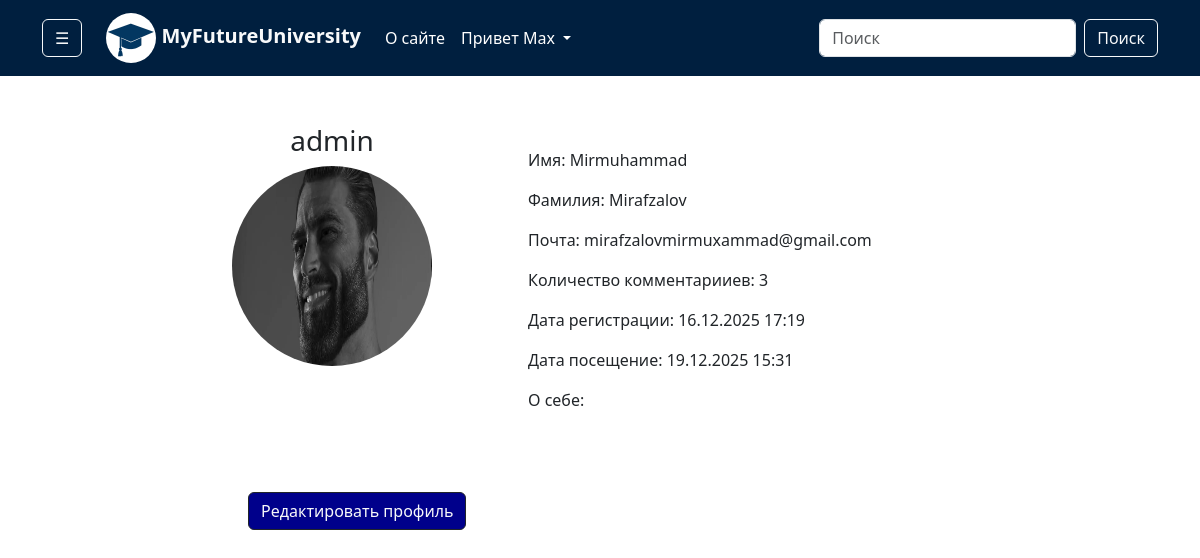
The page /profile/1/ (signed in) on the database its author committed.
### MyFutureUni/models.py (models this page shows, shortened)
class ProfileUser(models.Model):
    user = models.OneToOneField(User, on_delete=models.CASCADE, verbose_name='Пользователь')
    photo = models.ImageField(upload_to='profile/', verbose_name='Фото профиля', null=True, blank=True)
    is_online = models.BooleanField(default=False, verbose_name='Статус профиля')
    about = models.CharField(max_length=250, verbose_name='О себе', null=True, blank=True)
    def get_photo(self):
        if self.photo:
            return self.photo.url
        else:
            return 'https://i.pinimg.com/originals/69/1b/66/691b66ef334e2c8a96ec9a76cd4589b1.jpg'
    def count_comment(self):
        if self.user.comment_set.all():
            return self.user.comment_set.all().count()
        else:
            return 0
    class Meta:
        verbose_name = 'Профиль'
        verbose_name_plural = 'Профили'

class Comment(models.Model):
    text = models.CharField(max_length=300, verbose_name='Текст комментария')
    university = models.ForeignKey(University, on_delete=models.CASCADE, verbose_name='Университет')
    author = models.ForeignKey(User, on_delete=models.CASCADE, verbose_name='Автор')
    created_at = models.DateTimeField(auto_now_add=True, verbose_name='Дата добавления')
    updated_at = models.DateTimeField(auto_now=True, verbose_name='Дата изменение')
    class Meta:
        verbose_name = 'Комментарий'
        verbose_name_plural = 'Комментарии'

### MyFutureUni/views.py (the view)
# urls.py: path('profile/<int:pk>/', profile_user, name='profile'),
def profile_user(request, pk):
    if request.user.is_authenticated:
        try:
            profile = ProfileUser.objects.get(user=pk)
            context = {
                'title': f'Профиль {profile.user.username}',
                'profile': profile,
                'account_form': EditAccountForm(instance=request.user),
                'profile_form': EditProfileUserForm(instance=request.user.profileuser)
            }
            return render(request, 'MyFutureUni/profile.html', context)
        except:
            return redirect('main')
    else:
        return redirect('login')

### MyFutureUni/forms.py
class EditAccountForm(forms.ModelForm):
    first_name = forms.CharField(label='Ваше имя', widget=forms.TextInput(attrs={
        'class': 'form-control'
    }))
    last_name = forms.CharField(label='Ваша фамилия', widget=forms.TextInput(attrs={
        'class': 'form-control'
    }))
    email = forms.EmailField(label='Ваша почта', widget=forms.EmailInput(attrs={
        'class': 'form-control'
    }))
    username = UsernameField(label='Придумайте логин', widget=forms.TextInput(attrs={
        'class': 'form-control'
    }))
    old_password = forms.CharField(required=False, label='Текущий пароль', widget=forms.PasswordInput(attrs={
        'class': 'form-control'
    }))
    new_password = forms.CharField(required=False, min_length=8, label='Новый пароль', widget=forms.PasswordInput(attrs={
        'class': 'form-control'
    }))
    new_password2 = forms.CharField(required=False, min_length=8, label='Подтвердить пароль', widget=forms.PasswordInput(attrs={
        'class': 'form-control'
    }))
    class Meta:
        model = User
        fields = ('first_name', 'last_name', 'email', 'username',
                  'old_password', 'new_password', 'new_password2')

class EditProfileUserForm(forms.ModelForm):
    about = forms.CharField(label='О себе', required=False, max_length=300, widget=forms.Textarea(attrs={
        'class': 'form-control'
    }))
    photo = forms.ImageField(label='Фото', required=False, widget=forms.FileInput(attrs={
        'class': 'form-control'
    }))
    class Meta:
        model = ProfileUser
        fields = ('photo', 'about')

### MyFutureUni/templatetags/university_tags.py (called while the page is built)
@register.simple_tag()
def get_categories():
    categories = CategoryUni.objects.all()
    return categories

@register.simple_tag()
def get_faculties():
    faculties = Faculty.objects.all()
    return faculties

### MyFutureUni/templates/MyFutureUni/profile.html (shortened to what this page needs)
{% extends 'base.html' %}
{% block main %}
<div class="d-flex justify-content-center col-12 py-5 px-5">
    <div class="col-8">
        <div class="d-flex profile_info text-dark">
            <div class="profile_photo text-center">
                <h3>{{ profile.user.username }}</h3>
                <img src="{{ profile.get_photo }}" alt="" height="200" width="200" class="rounded-circle">
            </div>
            <div class="text-dark mx-5 px-5 profile_detail">
                <div class="info d-flex flex-column mt-4">
                    <p>Имя: {{ profile.user.first_name }}</p>
                    <p>Фамилия: {{ profile.user.last_name }}</p>
                    <p>Почта: {{ profile.user.email }}</p>
                    <p>Количество комментарииев: {{ profile.count_comment }}</p>
                    <p>Дата регистрации: {{ profile.user.date_joined|date:"d.m.Y H:i" }}</p>
                    <p>Дата посещение: {{ profile.user.last_login|date:"d.m.Y H:i" }}</p>
                    <p>О себе: {% if profile.about %} {{ profile.about }} {% endif %}</p>
                </div>
            </div>
        </div>
        <div class="change_profile my-5 p-3">
            <p>
                <button class="btn btn__des border-dark text-light" style="background-color: darkblue;" type="button" data-bs-toggle="collapse"
                        data-bs-target="#collapseExample" aria-expanded="false" aria-controls="collapseExample">
                    Редактировать профиль
                </button>
            </p>
        </div>
    </div>
</div>
{% endblock main %}

### base_templates/base.html (shortened to what this page needs)
{% load static %}
<!doctype html>
<html lang="en">
<head>
    <link href="https://cdn.jsdelivr.net/npm/bootstrap@5.3.3/dist/css/bootstrap.min.css" rel="stylesheet"
>
    <link rel="stylesheet" href="https://cdn.jsdelivr.net/npm/bootstrap-icons@1.11.1/font/bootstrap-icons.css">
        <link rel="stylesheet" href="{% static 'css/style.css' %}">
</head>
<body>
<nav class="navbar navbar-expand-lg navbar-dark">
    <div class="container">
        <button class="btn btn-outline-light me-4"
                type="button"
                data-bs-toggle="offcanvas"
                data-bs-target="#offcanvasWithBothOptions"
                aria-controls="offcanvasWithBothOptions">
            ☰
        </button>
        <a class="navbar-brand fw-bold text-light" href="{% url 'main' %}">
            <img src="{% static 'images/logo.webp' %}" alt="" width="50" height="50" class="rounded-circle"> MyFutureUniversity</a>
        <div class="collapse navbar-collapse" id="navbarSupportedContent">
            <ul class="navbar-nav me-auto mb-2 mb-lg-0">
                <li class="nav-item">
                    <a class="nav-link active" aria-current="page" href="{% url 'about' %}">О сайте</a>
                </li>
                {% if request.user.is_authenticated %}
                <li class="nav-item dropdown">
                    <a class="nav-link dropdown-toggle active" href="#" role="button" data-bs-toggle="dropdown"
                       aria-expanded="false">
                        Привет {{ request.user.username }}
                    </a>
                </li>
                {% else %}
                <li class="nav-item">
                    <a class="nav-link active" href="{% url 'login' %}">Вход/Регистрация</a>
                </li>
                {% endif %}
            </ul>
            <form class="d-flex" role="search" method="get" action="{% url 'search' %}">
                <input name="q" class="form-control me-2" type="search" placeholder="Поиск" aria-label="Поиск">
                <button class="btn btn-outline-light" type="submit">Поиск</button>
            </form>
        </div>
    </div>
</nav>
{% load university_tags %}
            {% get_categories as categories %}
<main class="main">
    {% block main %}
    {% endblock main %}
</main>
</body>
</html>

### MyFutureUni/static/css/style.css (style rules this page uses)
.navbar { background-color: #001f3f; }

### rows shown on the page
ProfileUser: user.username "admin", get_photo (picture), user.first_name "Mirmuhammad", user.last_name "Mirafzalov", user.email "mirafzalovmirmuxammad@gmail.com", count_comment "3", user.date_joined "16.12.2025 17:19", user.last_login "19.12.2025 15:31"

### other values the page prints
{{ request.user.username }} "Max"
